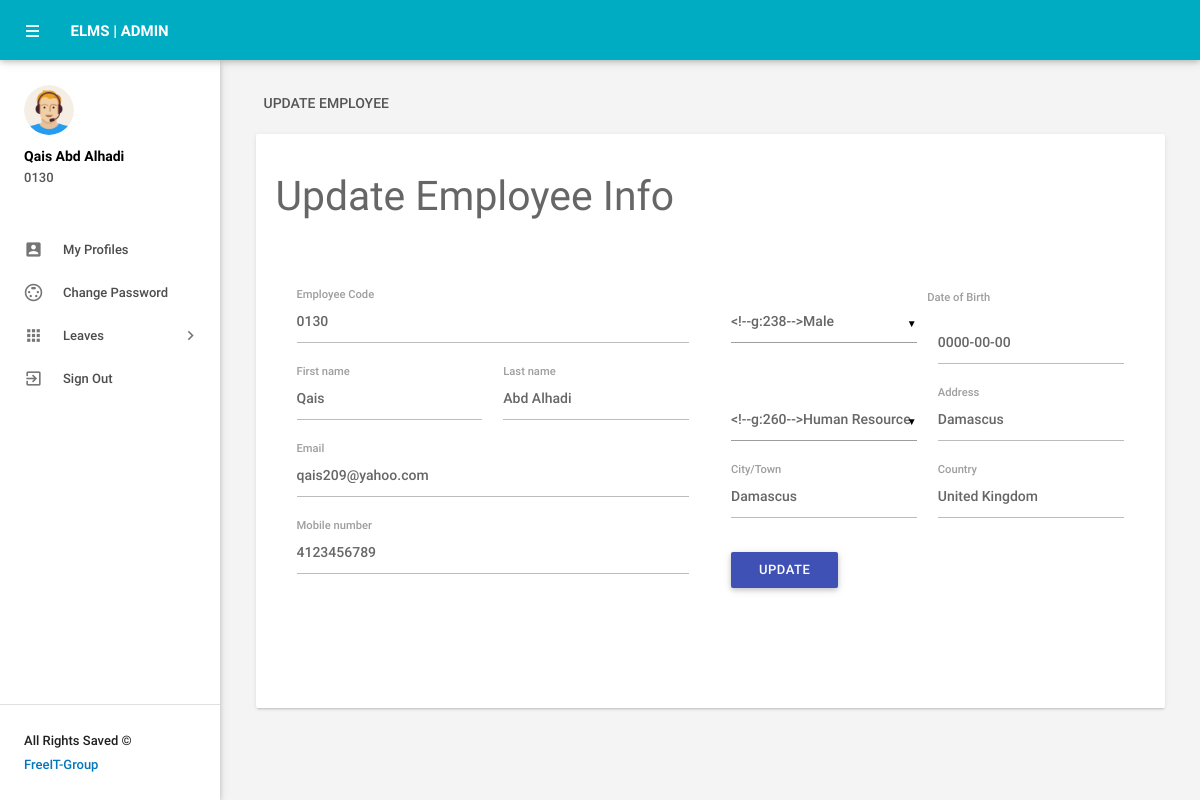
Screenshot of /myprofile.php (signed in) with the database file from the repository.
### tables this page shows
CREATE TABLE `tblemployees` (
  `id` int(11) NOT NULL,
  `EmpId` varchar(100) NOT NULL,
  `FirstName` varchar(150) NOT NULL,
  `LastName` varchar(150) NOT NULL,
  `EmailId` varchar(200) NOT NULL,
  `Password` varchar(180) NOT NULL,
  `Gender` varchar(100) NOT NULL,
  `Dob` date DEFAULT '0000-00-00',
  `Department` varchar(255) NOT NULL,
  `Address` varchar(255) NOT NULL,
  `City` varchar(200) NOT NULL,
  `Country` varchar(150) NOT NULL,
  `Phonenumber` char(11) NOT NULL,
  `Status` int(1) NOT NULL,
  `RegDate` timestamp NOT NULL DEFAULT CURRENT_TIMESTAMP,
  `Passport_valid` date DEFAULT NULL,
  `idcard_valid` date DEFAULT NULL,
  `Visa_valid` date DEFAULT NULL,
  `roll` int(11) NOT NULL DEFAULT '0'
);

### myprofile.php (the view, shortened to what this page needs)
<?php
include('includes/config.php');
if(strlen($_SESSION['emplogin'])==0)
    {
header('location:index.php');
}
else{
    ?>
<!DOCTYPE html>
<html lang="en">
    <head>
        <link type="text/css" rel="stylesheet" href="assets/plugins/materialize/css/materialize.min.css"/>
        <link href="assets/plugins/material-preloader/css/materialPreloader.min.css" rel="stylesheet">
        <link href="assets/css/alpha.min.css" rel="stylesheet" type="text/css"/>
        <link href="assets/css/custom.css" rel="stylesheet" type="text/css"/>
    </head>
    <body>
  <?php include('includes/header.php');?>
       <?php include('includes/sidebar.php');?>
   <main class="mn-inner">
                <div class="row">
                    <div class="col s12">
                        <div class="page-title">Update employee</div>
                    </div>
                    <div class="col s12 m12 l12">
                        <div class="card">
                            <div class="card-content">
                                <form id="example-form" method="post" name="updatemp">
                                    <div>
                                        <h3>Update Employee Info</h3>
                                        <section>
                                            <div class="wizard-content">
                                                <div class="row">
                                                    <div class="col m6">
                                                        <div class="row">
<?php
$eid=$_SESSION['emplogin'];
$sql = "SELECT * from  tblemployees where EmailId=:eid";
$query = $dbh -> prepare($sql);
$query -> bindParam(':eid',$eid, PDO::PARAM_STR);
$query->execute();
$results=$query->fetchAll(PDO::FETCH_OBJ);
if($query->rowCount() > 0)
{
foreach($results as $result)
{               ?>
 <div class="input-field col  s12">
<label for="empcode">Employee Code</label>
<input  name="empcode" id="empcode" value="<?php echo htmlentities($result->EmpId);?>" type="text" autocomplete="off" readonly required>
</div>
<div class="input-field col m6 s12">
<label for="firstName">First name</label>
<input id="firstName" name="firstName" value="<?php echo htmlentities($result->FirstName);?>"  type="text" required>
</div>
<div class="input-field col m6 s12">
<label for="lastName">Last name </label>
<input id="lastName" name="lastName" value="<?php echo htmlentities($result->LastName);?>" type="text" autocomplete="off" required>
</div>
<div class="input-field col s12">
<label for="email">Email</label>
<input  name="email" type="email" id="email" value="<?php echo htmlentities($result->EmailId);?>" readonly autocomplete="off" required>
</div>
<div class="input-field col s12">
<label for="phone">Mobile number</label>
<input id="phone" name="mobileno" type="tel" value="<?php echo htmlentities($result->Phonenumber);?>" maxlength="10" autocomplete="off" required>
 </div>
</div>
</div>
<div class="col m6">
<div class="row">
<div class="input-field col m6 s12">
</div>
<label for="birthdate">Date of Birth</label>
<div class="input-field col m6 s12">
<input id="birthdate" name="dob"  class="datepicker" value="<?php echo htmlentities($result->Dob);?>" >
</div>
<div class="input-field col m6 s12">
</div>
<div class="input-field col m6 s12">
<label for="address">Address</label>
<input id="address" name="address" type="text"  value="<?php echo htmlentities($result->Address);?>" autocomplete="off" required>
</div>
<div class="input-field col m6 s12">
<label for="city">City/Town</label>
<input id="city" name="city" type="text"  value="<?php echo htmlentities($result->City);?>" autocomplete="off" required>
 </div>
<div class="input-field col m6 s12">
<label for="country">Country</label>
<input id="country" name="country" type="text"  value="<?php echo htmlentities($result->Country);?>" autocomplete="off" required>
</div>
<?php }}?>
<div class="input-field col s12">
<button type="submit" name="update"  id="update" class="waves-effect waves-light btn indigo m-b-xs">UPDATE</button>
</div>
                                                        </div>
                                                    </div>
                                                </div>
                                            </div>
                                        </section>
                                    </div>
                                </form>
                            </div>
                        </div>
                    </div>
                </div>
            </main>
        </div>
        <div class="left-sidebar-hover"></div>
    </body>
</html>
<?php } ?>

### includes/sidebar.php (shortened to what this page needs)
     <aside id="slide-out" class="side-nav white fixed">
                <div class="side-nav-wrapper">
                    <div class="sidebar-profile">
                        <div class="sidebar-profile-image">
                            <img src="assets/images/profile-image.png" class="circle" alt="">
                        </div>
                        <div class="sidebar-profile-info">
                    <?php
$eid=$_SESSION['eid'];
$sql = "SELECT FirstName,LastName,EmpId from  tblemployees where id=:eid";
$query = $dbh -> prepare($sql);
$query->bindParam(':eid',$eid,PDO::PARAM_STR);
$query->execute();
$results=$query->fetchAll(PDO::FETCH_OBJ);
if($query->rowCount() > 0)
{
foreach($results as $result)
{               ?>
                                <p><?php echo htmlentities($result->FirstName." ".$result->LastName);?></p>
                                <span><?php echo htmlentities($result->EmpId)?></span>
                         <?php }} ?>
                        </div>
                    </div>
                <ul class="sidebar-menu collapsible collapsible-accordion" data-collapsible="accordion">
  <li class="no-padding"><a class="waves-effect waves-grey" href="myprofile.php"><i class="material-icons">account_box</i>My Profiles</a></li>
  <li class="no-padding"><a class="waves-effect waves-grey" href="emp-changepassword.php"><i class="material-icons">settings_input_svideo</i>Change Password</a></li>
                    <li class="no-padding">
                        <a class="collapsible-header waves-effect waves-grey"><i class="material-icons">apps</i>Leaves<i class="nav-drop-icon material-icons">keyboard_arrow_right</i></a>
                    </li>
                  <li class="no-padding">
                                <a class="waves-effect waves-grey" href="logout.php"><i class="material-icons">exit_to_app</i>Sign Out</a>
                            </li>
                </ul>
                <div class="footer">
                    <p class="copyright">All Rights Saved &copy<a href="#"> FreeIT-Group </a></p>
                </div>
                </div>
            </aside>

### rows the page displays
tblemployees: FirstName+LastName "Qais Abd Alhadi", EmpId "0130", empcode "0130", firstName "Qais", lastName "Abd Alhadi", email "qais209@yahoo.com", mobileno "4123456789", dob "0000-00-00", address "Damascus", city "Damascus", country "United Kingdom"
